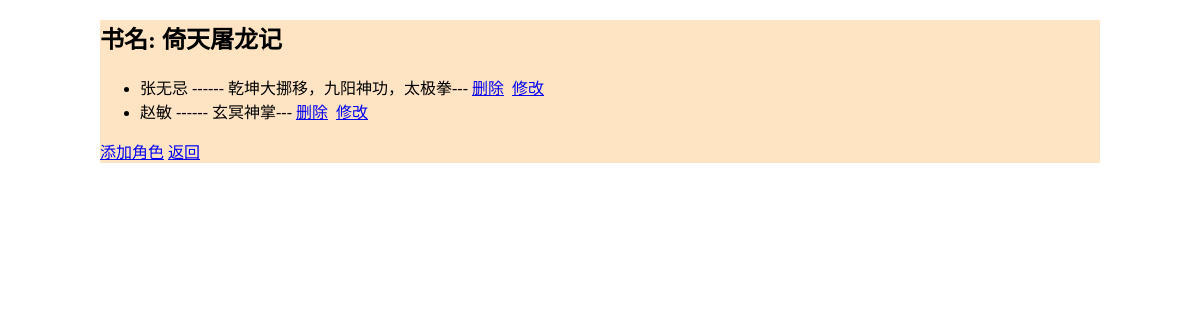
Before: /booktest/detail/1/ with the older database file.
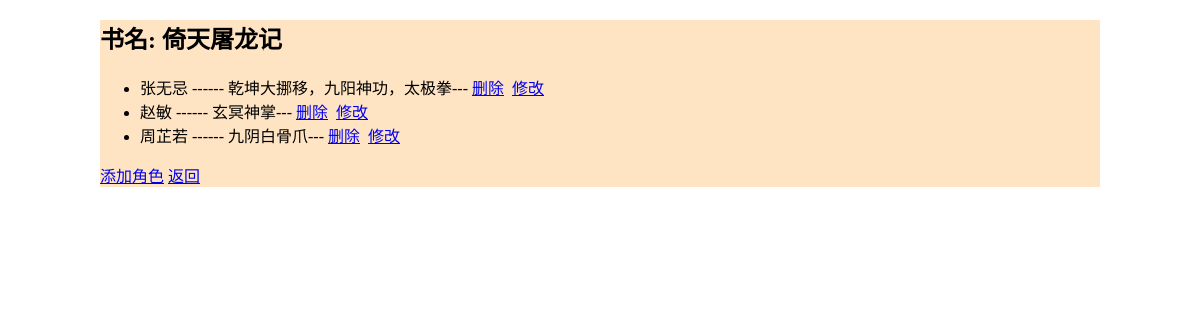
After: the same page with the newer database file.
### booktest/models.py (models this page shows, shortened)
class Book(models.Model):
    book_title = models.CharField(max_length=20)
    book_pubdate = models.DateTimeField(auto_now_add=True)

class Hero(models.Model):
    name = models.CharField(max_length=20)
    gender = models.BooleanField()
    content = models.CharField(max_length=50)
    book = models.ForeignKey("Book", on_delete=models.CASCADE)
    def hname(self):
        return self.name
    hname.short_description = "姓名"
    def hsex(self):
        return self.gender
    hsex.short_description = "性别"
    def hcontent(self):
        return self.content
    hcontent.short_description = "绝招"

### booktest/views.py (the view)
# urls.py: url(r'detail/(\d+)/$', views.detail, name='detail'),
def detail(request, id):
    try:
        book = Book.objects.get(pk=int(id))
    except:
        book = get_list_or_404(Book, pk=id)
    return render(request, 'booktest/detail.html', {'book': book})

### templates/booktest/detail.html (shortened to what this page needs)
<!DOCTYPE html>
<html lang="en">
<head>
    <link rel="stylesheet" href="/static/css/main.css">
</head>
<body>
    <div class="container">
        <h2>书名: {{ book.book_title }}</h2>
        <ul>
            {% for hero in book.hero_set.all %}
                <li>{{hero.name}} ------ {{hero.content}}---
                    <a href="{% url 'booktest:deletehero' hero.id %}">删除</a>&nbsp;
                    <a href="{% url 'booktest:modifyhero' hero.id %}">修改</a>
                </li>
            {% empty %}
                <h3>没有英雄</h3>
            {% endfor %}
        </ul>
        <a href="{% url 'booktest:addhero' book.id %}">添加角色</a>
        <a href="{% url 'booktest:list' %}">返回</a>
    </div>
</body>
</html>

### static/css/main.css (style rules this page uses)
div.container { width: 1000px; margin: 0 auto; background-color: bisque; }

Changed rows visible on the page:
added Hero: name "周芷若", content "九阴白骨爪"
